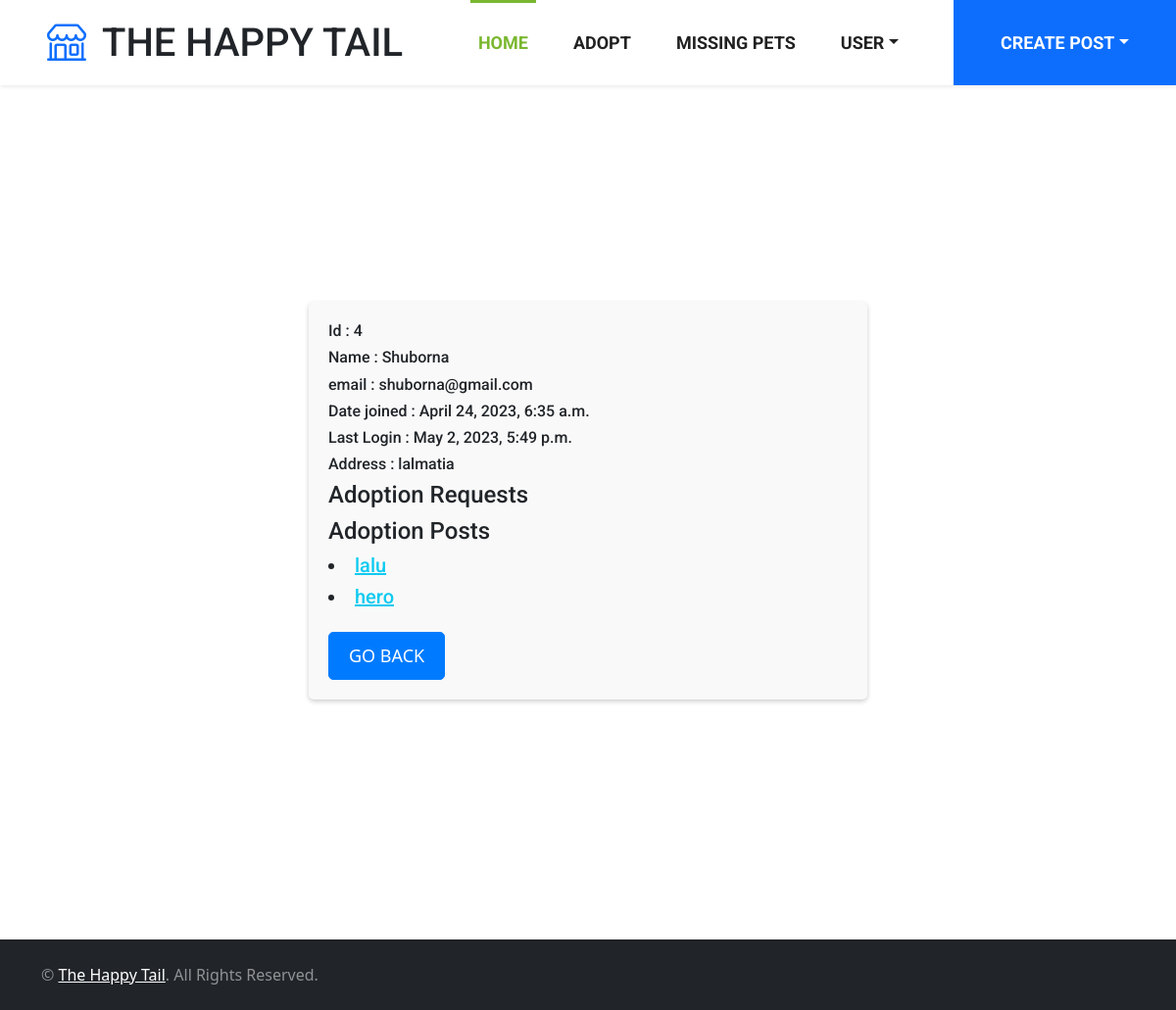
Page /user/4/user-profile/ (signed in) on the committed database.
### customuser/models.py (models this page shows, shortened)
class CustomUser(models.Model):
    user = models.OneToOneField(User, null=True, blank=True, on_delete=models.CASCADE)
    name = models.CharField(max_length=255, default='')
    email = models.EmailField(primary_key=True, unique=True, default='')
    address = models.CharField(max_length=255, blank=True, null=True)
    def __init__(self, *args, **kwargs):
        super().__init__(*args, **kwargs)

### post/models.py (models this page shows, shortened)
class Post(models.Model):
    user = models.ForeignKey(CustomUser, on_delete=models.CASCADE, null=True, default=None)
    PET_TYPE_CHOICES = [
        ('cat', 'Cat'),
        ('dog', 'Dog'),
        ('bird', 'Bird'),
        ('other', 'Other'),
    ]
    pet_name = models.CharField(max_length=255)
    pet_type = models.CharField(max_length=10, choices=PET_TYPE_CHOICES)
    pet_breed = models.CharField(max_length=255, null=True, blank=True)
    pet_description = models.TextField(null=True,blank=True)
    pet_image = models.ImageField(upload_to='static/img/pet', null=True, blank=True)
    pet_vaccinated = models.BooleanField(null=True, blank=True)
    pet_colour = models.CharField(max_length=20, null=True, blank=True)
    pet_gender = models.CharField(max_length=20, null=True, blank=True)
    pet_location = models.CharField(max_length=255,null=True, blank=True)
    pet_mobile = models.CharField(max_length=20)
    created_at = models.DateTimeField(auto_now_add=True)
    updated_at = models.DateTimeField(auto_now=True)
    pet_age = models.IntegerField(null=True, default=0)
    class Meta:
        abstract = True

class AdoptionPost(Post):
    pet_food = models.CharField(max_length=255, null=True, blank=True)
    pet_behaviour = models.CharField(max_length=255, null=True, blank=True)
    pet_physicalcondition = models.CharField(max_length=255, null=True, blank=True)
    pet_availability = models.BooleanField(default=True)

### customuser/views.py (the view)
# urls.py: path('<int:pk>/user-profile/', userprofile, name='userprofile'),
@login_required
def userprofile(request,pk):
    if  request.user.id==pk:
        c_user=User.objects.get(pk=pk)
        customuser=CustomUser.objects.get(email=c_user.username)
        adoptionpost=AdoptionPost.objects.filter(user_id=customuser.email)
        adoptionreq=AdoptionRequest.objects.filter(requested_by_id=customuser.email)
        for req in adoptionreq:
            pet_name = AdoptionPost.objects.get(id=req.pet_id).pet_name
            req.pet_name = pet_name
        context={'c_user':c_user,'customuser':customuser,'adoptionpost':adoptionpost,'adoptionreq':adoptionreq}
        return render(request, 'userprofile.html', context)

### templates/userprofile.html (shortened to what this page needs)
<!DOCTYPE html>
<html lang="en">
{% include 'navbar.html' %}
{% load static %}
  <head>
    <link href="https://cdn.jsdelivr.net/npm/bootstrap@5.3.0-alpha3/dist/css/bootstrap.min.css" rel="stylesheet">
  </head>
  <body>
    <br/>
    <div class="container">
      <div class="row center">
        <div class="col-md-6 pet-details">
            <h6>Id : {{c_user.id}}</h6>
          <h6>Name : {{customuser.name}}</h6>
          <h6>email : {{c_user.username}}</h6>
          <h6>Date joined : {{c_user.date_joined}}</h6>
          <h6>Last Login : {{c_user.last_login}}</h6>
          <h6>Address : {{customuser.address}}</h6>
          <h4>Adoption Requests</h4>
          <h4>Adoption Posts</h4>
          {% for post in adoptionpost %}
          <h5><li><a href="##" class="link-info">{{post.pet_name}}</a></li></h5>
          {% endfor %}
          {% if request.user.is_staff %}
					<a  href="{% url 'delete_user_profile' pk=c_user.id %}"> <button type="submit" class="btn btn-adopt mt-3">Delete</button> </a>
					{% else %}
					<a  href="{% url 'index' %}"><button type="submit" class="btn btn-adopt mt-3">Go back</button></a>
					{% endif %}
        </div>
      </div>
    </div>
  </body>
  {% include 'footer.html' %}
</html>

### static/css/style.css (style rules this page uses)
:root { --primary: #7AB730; --secondary: #FFD33C; --light: #F3F3F3; --dark: #212121; }
.btn { font-family: 'Roboto', sans-serif; text-transform: uppercase; font-weight: 700; transition: .5s; }

### templates/userprofile.html (style rules this page uses)
.center { display: flex; justify-content: center; align-items: center; height: 100vh; }
.pet-details { background-color: #f9f9f9; border-radius: 5px; box-shadow: 0px 2px 5px rgba(0,0,0,0.2); padding: 20px; }
.btn-adopt { background-color: #007bff; border-color: #007bff; color: #fff; font-size: 18px; padding: 10px 20px; border-radius: 5px; transition: all 0.3s ease-in-out; }

### rows in the picture
CustomUser: name "Shuborna", address "lalmatia"
AdoptionPost: pet_name "lalu"
AdoptionPost: pet_name "hero"

### other values in the picture
{{ c_user.id }} "4"
{{ c_user.username }} "shuborna@gmail.com"
{{ c_user.date_joined }} "April 24, 2023, 6:35 a.m."
{{ c_user.last_login }} "May 2, 2023, 5:49 p.m."
